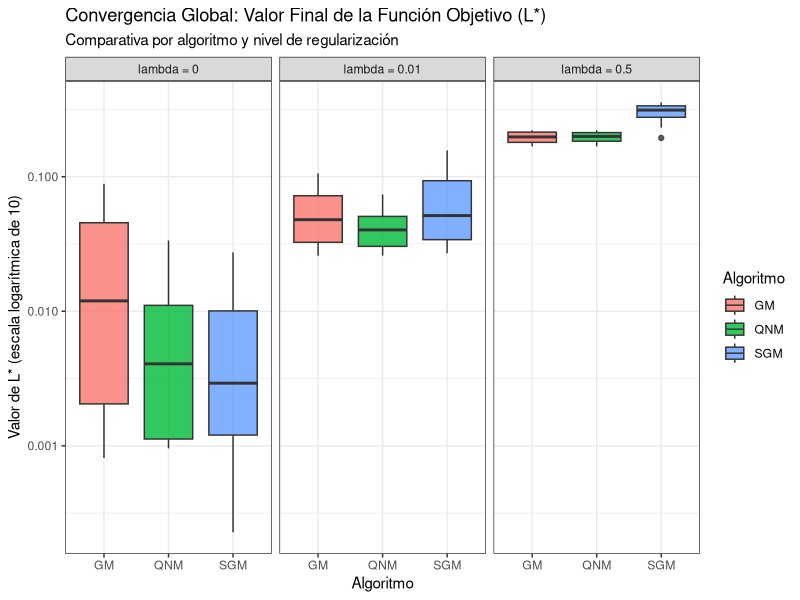
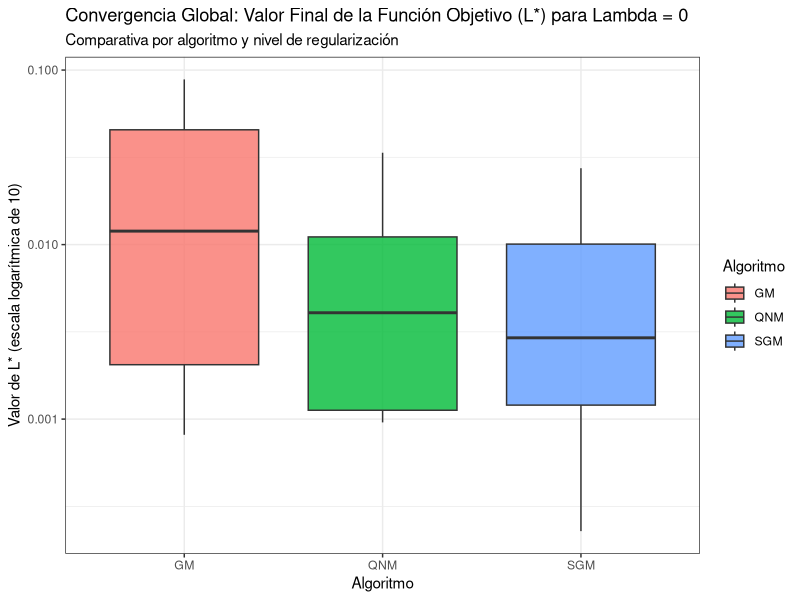
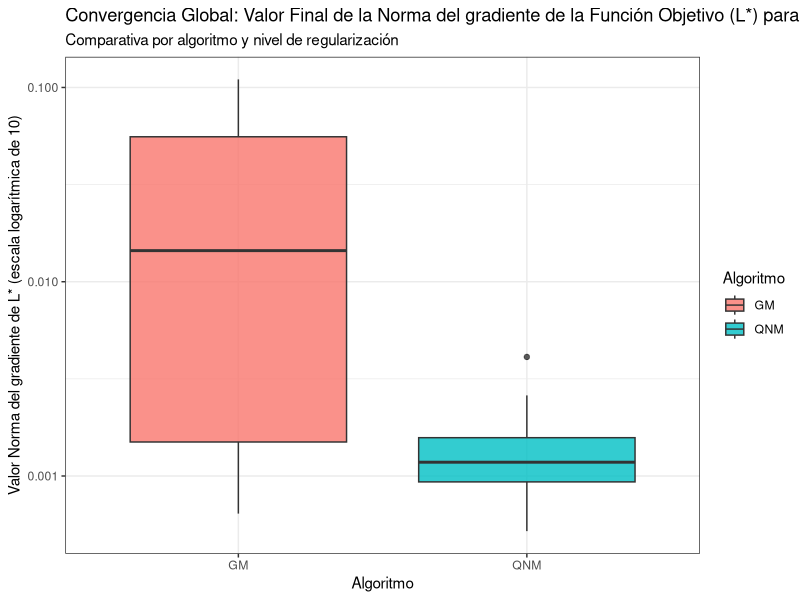
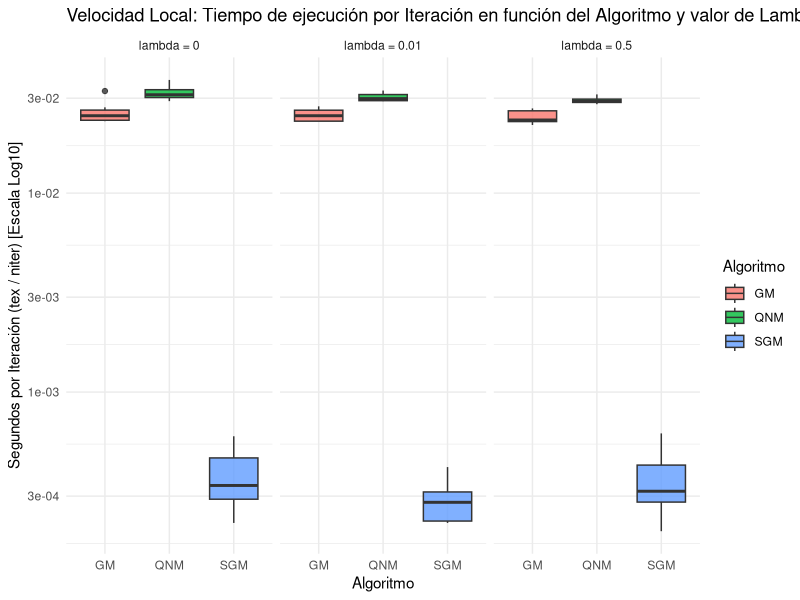
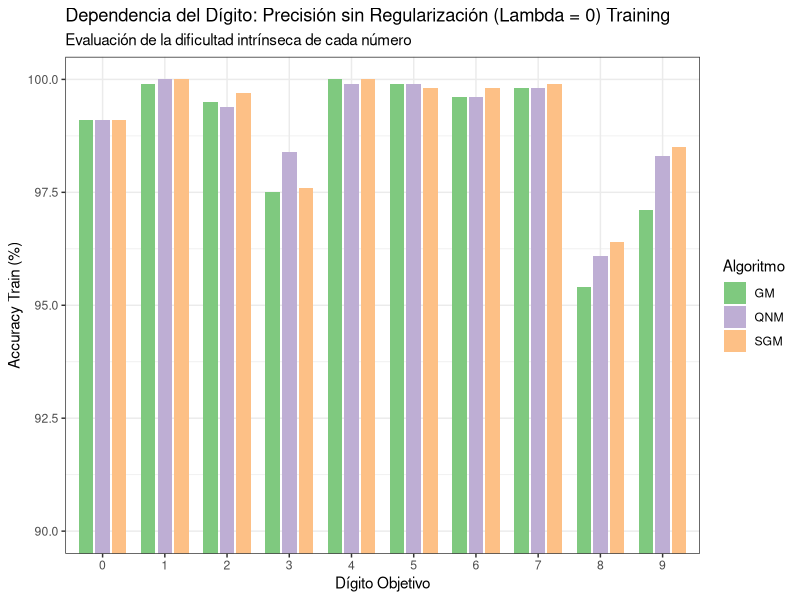
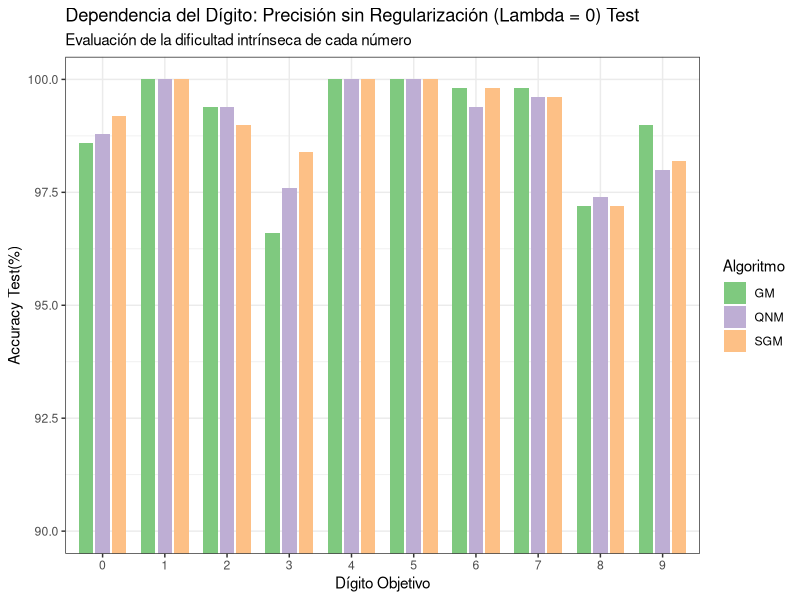
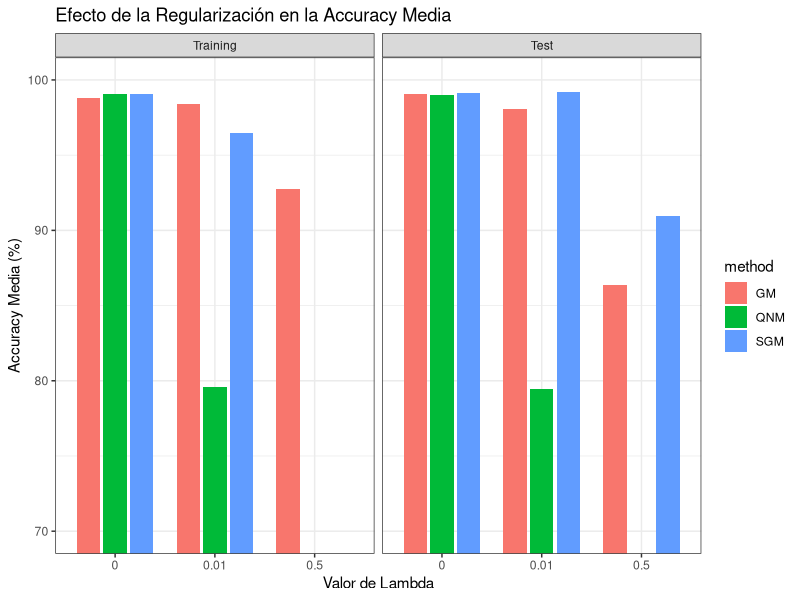
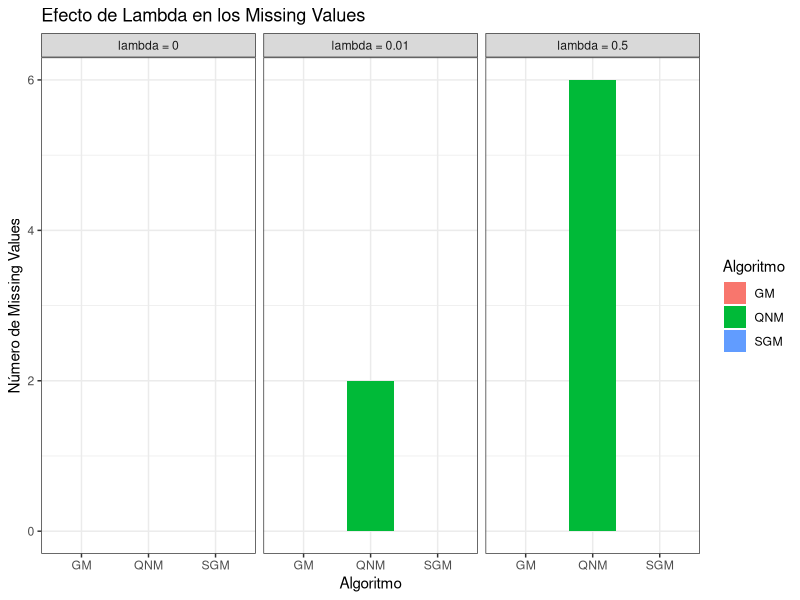

Reproduce these figures in R, in order.
library(dplyr)
library(ggplot2)
library(tidyr)

# Cargar los datos
df <- read.csv("uo_nn_batch.csv", sep=";", header = TRUE, strip.white=TRUE)

# Renombrar columnas para evitar problemas con los espacios del CSV original
datos_slnn <- df %>% 
  mutate(num_target = n,lambda =la, iter_epoc=iter.epoc,L_star = L., ngL_star =ngL.) %>%
  select(num_target,lambda,isd,iter_epoc,mbatch,L_star,ngL_star,tex,tr_acc,te_acc) %>% 
  mutate(
    # Asignar nombres a los algoritmos
    method = case_when(
      isd == 1 ~ "GM",
      isd == 3 ~ "QNM",
      isd == 7 ~ "SGM"
    ),
    method = factor(method, levels = c("GM", "QNM", "SGM")),
    num_target = as.factor(num_target),
    lambda = as.factor(lambda),
    niter = case_when(
      isd < 7 ~ iter_epoc,
      isd >=7 ~ mbatch / iter_epoc,
    ),
    tex_niter = tex / niter,
    niter = as.integer(niter)) %>% 
  select(num_target,lambda,method,niter,tex_niter,L_star,ngL_star,tex,tr_acc,te_acc)

#mirar que hizo unai y arreglar gráficas
#mejorar graficas de unai y cambiar cosas por mi dataset, add grafico de NAN's para QNM + graficos en funcion de digito

# ---------------------------------------------------------
# GRÁFICO 1: Convergencia Global (L*) [Para apartado 1.a y 2.a]
# ---------------------------------------------------------
# Usamos escala logarítmica (log10) porque los valores de L* ahora serán muy pequeños.
# Separamos los 3 valores de Lambda en paneles (facet_wrap).

ggplot(datos_slnn, aes(x = method, y = L_star, fill = method)) +
  geom_boxplot(alpha = 0.8) +
  facet_wrap(~ lambda, labeller = as_labeller(function(x) paste("lambda =", x))) +
  scale_y_log10() + # Escala logarítmica vital para ver diferencias en L*
  theme_bw() +
  labs(title = "Convergencia Global: Valor Final de la Función Objetivo (L*)",
       subtitle = "Comparativa por algoritmo y nivel de regularización",
       x = "Algoritmo",
       y = "Valor de L* (escala logarítmica de 10)",
       fill = "Algoritmo")

ggplot(datos_slnn %>% filter(lambda == 0), aes(x = method, y = L_star, fill = method)) +
  geom_boxplot(alpha = 0.8) +
  scale_y_log10() + # Escala logarítmica vital para ver diferencias en L*
  theme_bw() +
  labs(title = "Convergencia Global: Valor Final de la Función Objetivo (L*) para Lambda = 0",
       subtitle = "Comparativa por algoritmo y nivel de regularización",
       x = "Algoritmo",
       y = "Valor de L* (escala logarítmica de 10)",
       fill = "Algoritmo")

#Norma de GL
ggplot(datos_slnn %>% filter(lambda == 0, method != "SGM"), aes(x = method, y = ngL_star, fill = method)) +
  geom_boxplot(alpha = 0.8) +
  scale_y_log10() + # Escala logarítmica vital para ver diferencias en L*
  theme_bw() +
  labs(title = "Convergencia Global: Valor Final de la Norma del gradiente de la Función Objetivo (L*) para Lambda = 0",
       subtitle = "Comparativa por algoritmo y nivel de regularización",
       x = "Algoritmo",
       y = "Valor Norma del gradiente de L* (escala logarítmica de 10)",
       fill = "Algoritmo")


# ---------------------------------------------------------
# GRÁFICO 2: Eficiencia Local (Tiempo por Iteración) [Para apartado 1.b]
# ---------------------------------------------------------
# También en escala logarítmica para poder ver la cajita del SGM.

ggplot(datos_slnn, aes(x = method, y = tex_niter, fill = method)) +
  geom_boxplot(alpha = 0.8) +
  scale_y_log10() +
  facet_wrap(~ lambda, labeller = as_labeller(function(x) paste("lambda =", x))) +
  theme_minimal() +
  labs(title = "Velocidad Local: Tiempo de ejecución por Iteración en función del Algoritmo y valor de Lambda",
       x = "Algoritmo",
       y = "Segundos por Iteración (tex / niter) [Escala Log10]",
       fill = "Algoritmo")

#tamb se podría hacer uno para valroes de lambda concretos y uno general sin tener en cuenta lambda

# ---------------------------------------------------------
# GRÁFICO 3: Precisión por Dígito (Lambda = 0) [Para apartado 1.c]
# ---------------------------------------------------------
datos_train_test <- datos_slnn %>%
  pivot_longer(cols = c(tr_acc, te_acc), names_to = "acc_type", values_to = "accuracy") %>%
  mutate(acc_type = factor(acc_type, levels = c("tr_acc", "te_acc"), labels = c("Training", "Test")))

# Comparamos Training vs Test para cada número para ver si la red sufre con el 8 o el 9.
ggplot(datos_train_test %>% filter(lambda == 0,acc_type == "Training"), aes(x = num_target, y = accuracy, fill = method)) +
   geom_bar(stat = "identity", position = position_dodge(width = 0.8), width = 0.7) +
   #facet_wrap(~ acc_type) +
   theme_bw() +
   coord_cartesian(ylim = c(90, 100)) + # Hacemos "zoom" para no ver las barras desde 0
   labs(title = "Dependencia del Dígito: Precisión sin Regularización (Lambda = 0) Training",
        subtitle = "Evaluación de la dificultad intrínseca de cada número",
        x = "Dígito Objetivo",
        y = "Accuracy Train (%)",
        fill= "Algoritmo") +
  scale_fill_brewer(palette = "Accent")

ggplot(datos_train_test %>% filter(lambda == 0,acc_type == "Test"), aes(x = num_target, y = accuracy, fill = method)) +
  geom_bar(stat = "identity", position = position_dodge(width = 0.8), width = 0.7) +
  #facet_wrap(~ acc_type) +
  theme_bw() +
  coord_cartesian(ylim = c(90, 100)) + # Hacemos "zoom" para no ver las barras desde 0
  labs(title = "Dependencia del Dígito: Precisión sin Regularización (Lambda = 0) Test",
       subtitle = "Evaluación de la dificultad intrínseca de cada número",
       x = "Dígito Objetivo",
       y = "Accuracy Test(%)",
       fill= "Algoritmo") +
  scale_fill_brewer(palette = "Accent")


# ---------------------------------------------------------
# GRÁFICO 4: Efecto de Lambda en la Precisión [Para apartado 2.b]
# ---------------------------------------------------------
# Calculamos la media de todos los dígitos para ver el efecto general del sobreajuste
datos_medias <- datos_train_test %>%
  group_by(method, lambda, acc_type) %>%
  summarise(mean_accuracy = mean(accuracy, na.rm = TRUE), .groups = 'drop')

ggplot(datos_medias, aes(x = lambda, y = mean_accuracy, fill = method)) +
    geom_bar(stat = "identity", position = position_dodge(width = 0.8), width = 0.7) +
    facet_wrap(~ acc_type) +
    theme_bw() +
    coord_cartesian(ylim = c(70, 100)) +
    labs(title = "Efecto de la Regularización en la Accuracy Media",
         x = "Valor de Lambda",
         y = "Accuracy Media (%)")

# ---------------------------------------------------------
# GRÁFICO 5: Mas Efectos de Lambda: NA's 
# ---------------------------------------------------------

datos_na <- datos_slnn %>% mutate(
 has_na =case_when(
   rowSums(is.na(datos_slnn)) > 0 ~ 1,
   rowSums(is.na(datos_slnn)) <= 0 ~ 0
  )
) %>%
  select(lambda,method,has_na) %>% 
  group_by(method,lambda) %>% 
  summarise(n_missing = sum(has_na))


#Muestra cuantos missing values tienen los metodos en funcion de lambda
ggplot(datos_na, aes(x = method, y = n_missing, fill = method)) +
  geom_bar(stat = "identity", position = position_dodge(width = 0.8), width = 0.7) +
  facet_wrap(~ lambda, labeller = as_labeller(function(x) paste("lambda =", x))) +
  theme_bw() +
  labs(title = "Efecto de Lambda en los Missing Values",
       x = "Algoritmo",
       y = "Número de Missing Values",
       fill = "Algoritmo")


datos_na_numbers <- datos_slnn %>% mutate(
  has_na =case_when(
    rowSums(is.na(datos_slnn)) > 0 ~ 1,
    rowSums(is.na(datos_slnn)) <= 0 ~ 0
  )
) %>% 
  filter(method == "QNM",lambda != 0) %>%
  select(lambda,num_target,has_na) %>% 
  group_by(num_target,lambda) %>% 
  summarise(n_missing = sum(has_na))
  
  
#Muestra cuantos missing values tienen los numeros en funcion de lambda
ggplot(datos_na_numbers, aes(x = num_target, y = n_missing, fill = num_target)) +
  geom_bar(stat = "identity", position = position_dodge(width = 0.8), width = 0.7) +
  facet_wrap(~ lambda, labeller = as_labeller(function(x) paste("lambda =", x))) +
  theme_bw() +
  labs(title = "Efecto de Lambda en los Missing Values",
       x = "Algoritmo",
       y = "Número de Missing Values",
       fill = "Números")
